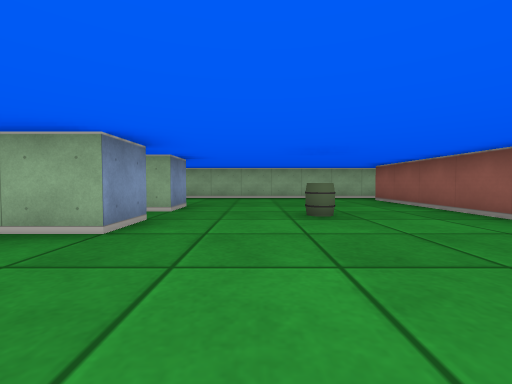
View 1 (above)

17 first-person views from a walk through a cub3D maze. The camera is about half as high as the walls, tilts 2° down and sees 90° across. The floor is counted in squares. Each view is taken from the middle of a square. On the plan, view 1 faces up. The plan holds only what a view shows up to about 9 squares ahead; the rest is blank.

View 2
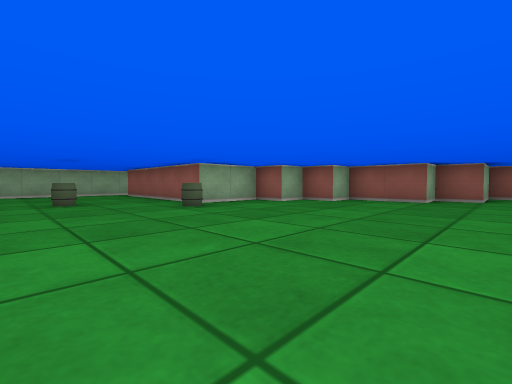

View 3
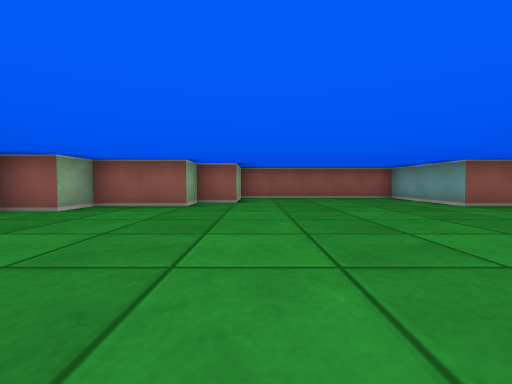

View 4
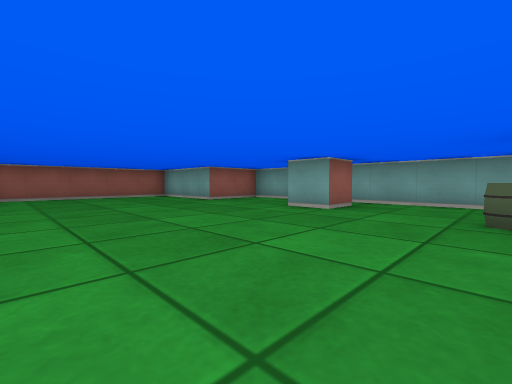

View 5
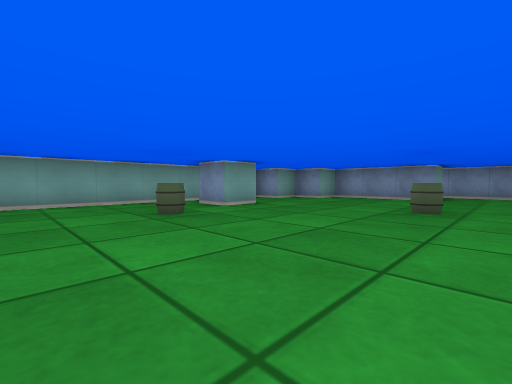

View 6
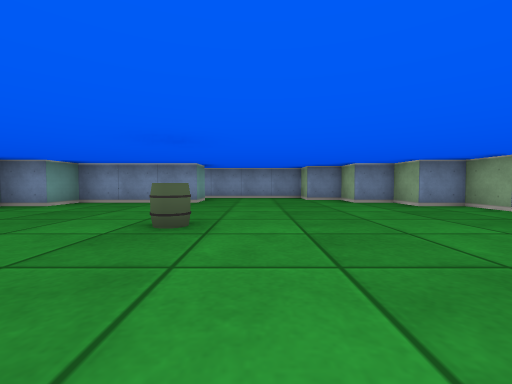

View 7
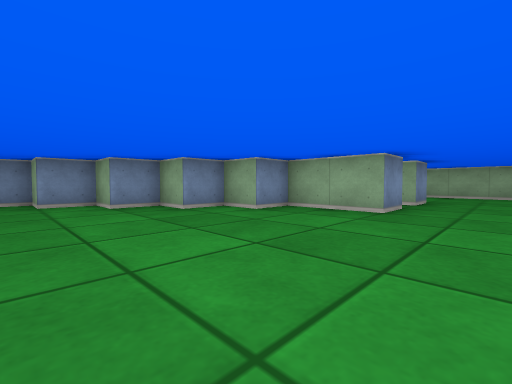

View 8
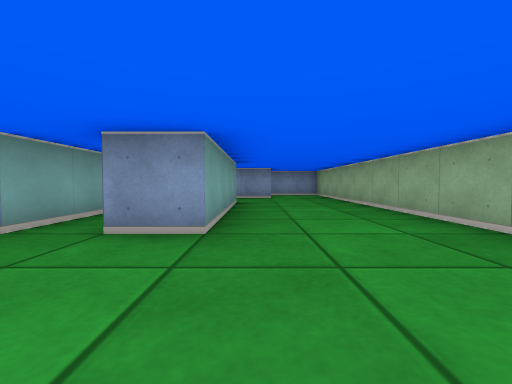

View 9
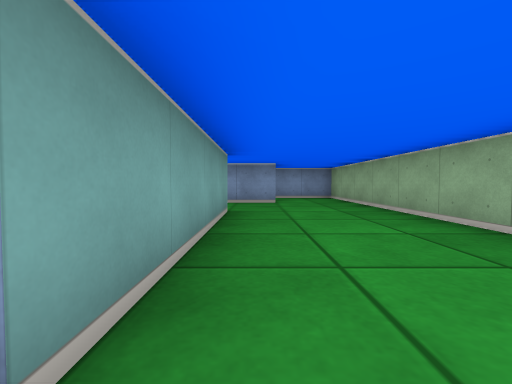

View 10
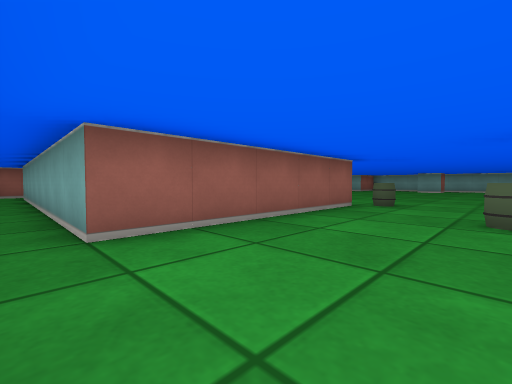

View 11
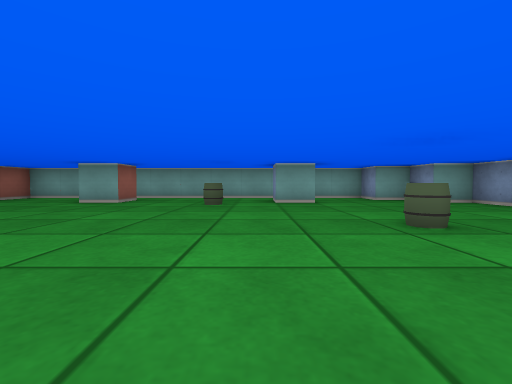

View 12
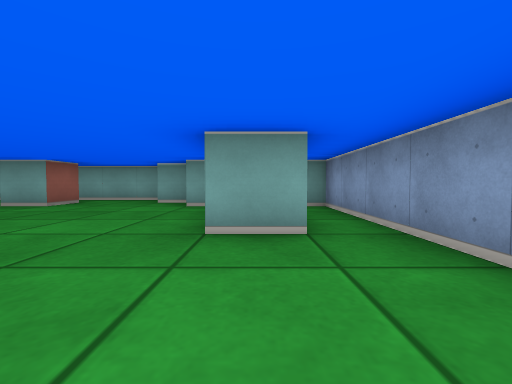

View 13
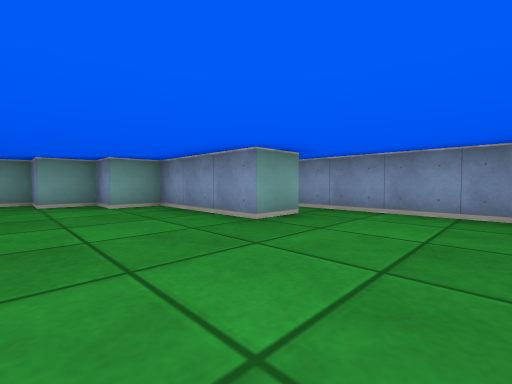

View 14
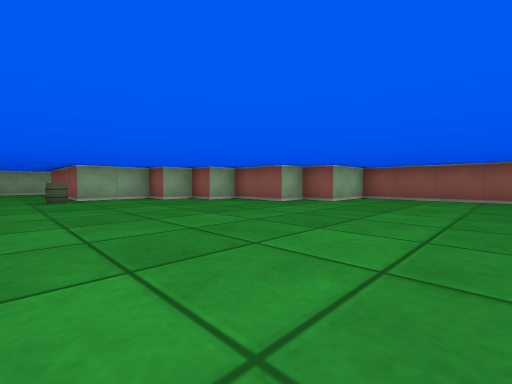

View 15
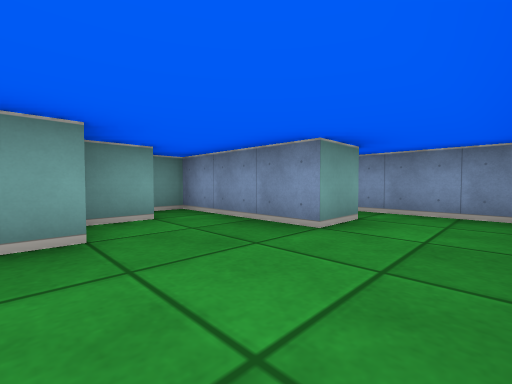

View 16
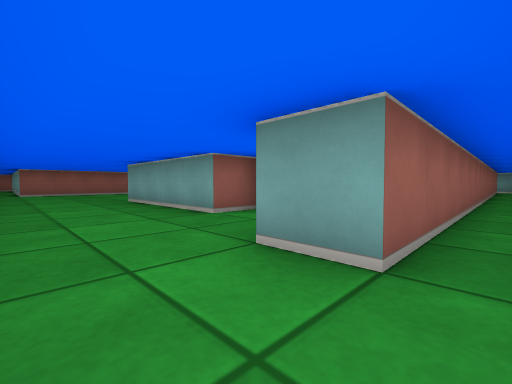

View 17
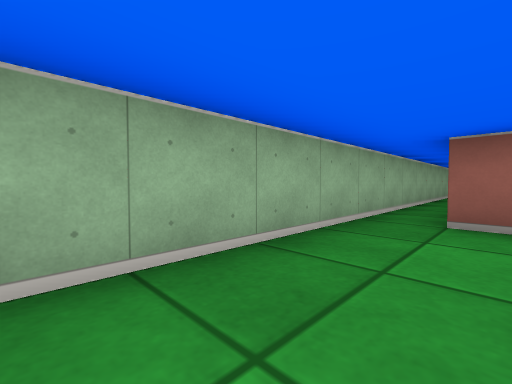

### Floor plan
Points are (right, up) in squares from view 1. A wall is a line through its corners. A room is listed if a view was taken in it or the views show most of it. See-through windows are left out.
Room 1 (views 1, 2, 3, 4, 5, 6, 7, 8, 9, 10, 11, 12, 13, 14, 15, 17)
walls: (-3.2, 3.5) (-1.5, 3.5) (-1.5, 2.5) (-3.5, 2.5) (-3.5, 1.5) (-4.5, 1.5) (-4.5, 0.5) (-5.5, 0.5) (-5.5, -0.5) (-6.5, -0.5) (-6.5, -1.5) (-7.5, -1.5) (-7.5, -7.5) (-7, -7.5); (-1.5, -8.5) (-1.5, -7.5) (-0.5, -7.5) (-0.5, -8.5); (3.5, -8.5) (3.5, -7.5) (4.5, -7.5); (-6.6, -4.5) (-5.5, -4.5) (-5.5, -7.5) (-4.5, -7.5) (-4.5, -8.5) (-3.5, -8.5) (-3.5, -9.5) (4, -9.5); (-6.6, 4.5) (-5.5, 4.5) (-5.5, 5.5) (-1.5, 5.5) (-1.5, 4.5) (-2, 4.5); (5.9, -9.5) (7.5, -9.5) (7.5, -7.5) (10.5, -7.5) (10.5, -2.5) (8.5, -2.5) (8.5, -1.5) (7.5, -1.5) (7.5, 0.5) (6.5, 0.5) (6.5, 1.5) (5.5, 1.5) (5.5, 2.5) (3.5, 2.5) (3.5, 7.5) (11.5, 7.5); (-8.5, 6.5) (-7.5, 6.5) (-7.5, 3.5) (-6.9, 3.5); (10.5, 8.5) (-8.5, 8.5); (12.5, 7.4) (12.5, 8)
ways out: opening at (-8, 7.5) to room 2
objects: barrel (-2, -4); barrel (1, -7); barrel (1, 4); barrel (3, 2)
Room 2 (view 16)
walls: (-8.5, -4) (-8.5, 6.5); (-8.5, 8.5) (-9.5, 8.5) (-9.5, 6)
ways out: opening at (-8, 7.5) to room 1

Where each view was taken, in squares from view 1:
view 1: 0 up, 0 right, facing up
view 2: 3 down, 0 right, facing up-right
view 3: 3 down, 2 right, facing right
view 4: 3 down, 1 right, facing down-right
view 5: 3 down, 3 right, facing down-left
view 6: 3 down, 1 right, facing left
view 7: 2 down, 0 right, facing up-left
view 8: 6 up, 1 right, facing left
view 9: 6 up, 1 left, facing left
view 10: 8 up, 1 right, facing down-right
view 11: 1 down, 0 right, facing down
view 12: 2 down, 6 left, facing down
view 13: 2 down, 3 left, facing down-left
view 14: 6 down, 2 right, facing up-right
view 15: 8 up, 5 left, facing down-left
view 16: 8 up, 9 left, facing down-right
view 17: 7 up, 0 right, facing up-right
